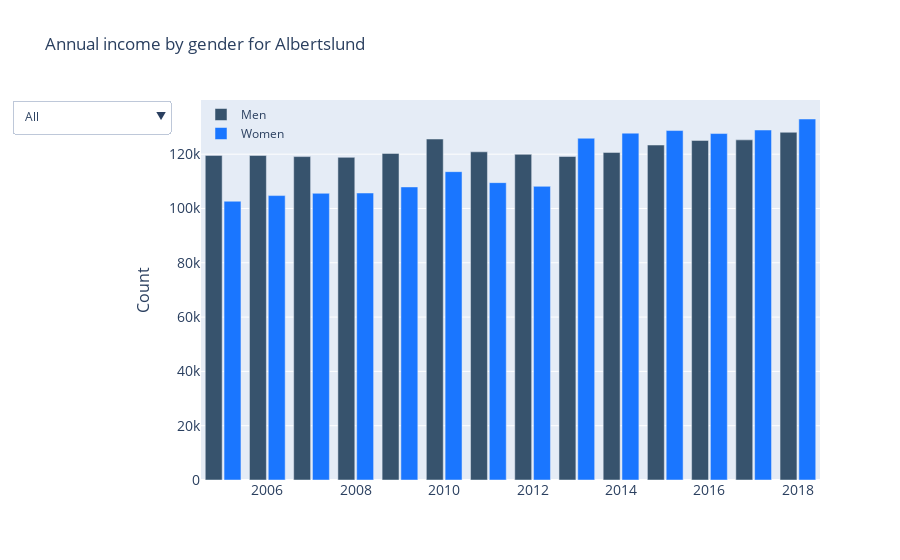

Here is the notebook cell this chart was saved with:
### Code cell
import plotly.graph_objs as go

# Define years and initial municipality for the plot
years = df_income_gender.year.unique()
municipality = df_income_gender.municipality.unique()[0]

# Get the yearly average count for men and women for the initial municipality
men_yearly_avg_count = df_income_gender[(df_income_gender.gender=='Men') & (df_income_gender.municipality==municipality)].groupby('year')['count'].mean()
women_yearly_avg_count = df_income_gender[(df_income_gender.gender=='Women') & (df_income_gender.municipality==municipality)].groupby('year')['count'].mean()

# Create the initial plot
fig = go.Figure()
fig.add_trace(go.Bar(x=years,
                y=men_yearly_avg_count,
                name='Men',
                marker_color='rgb(55, 83, 109)'
                ))
fig.add_trace(go.Bar(x=years,
                y=women_yearly_avg_count,
                name='Women',
                marker_color='rgb(26, 118, 255)'
                ))

# Define the dropdown menu
municipalities = df_income_gender.municipality.unique()
buttons = []
# Add button for all municipalities
men_yearly_avg_count_all = df_income_gender[df_income_gender.gender=='Men'].groupby('year')['count'].mean()
women_yearly_avg_count_all = df_income_gender[df_income_gender.gender=='Women'].groupby('year')['count'].mean()
buttons.append(dict(method='update',
                    label='All',
                    args=[{'x': [years]*2,
                           'y': [men_yearly_avg_count_all, women_yearly_avg_count_all],
                           'visible': [True]*2}],
                    )
             )
# Add button for each municipality
for municipality in municipalities:
    men_yearly_avg_count = df_income_gender[(df_income_gender.gender=='Men') & (df_income_gender.municipality==municipality)].groupby('year')['count'].mean()
    women_yearly_avg_count = df_income_gender[(df_income_gender.gender=='Women') & (df_income_gender.municipality==municipality)].groupby('year')['count'].mean()
    buttons.append(dict(method='update',
                        label=municipality,
                        args=[{'x': [years]*2,
                               'y': [men_yearly_avg_count, women_yearly_avg_count],
                               'visible': [True]*2}],
                        )
                 )
updatemenus = [{'buttons': buttons,
                'direction': 'down',
                'showactive': True,
                'active': 0}]

# Update the layout to add the dropdown menu and set the title
fig.update_layout(
    updatemenus=updatemenus,
    title='Annual income by gender for {}'.format(municipalities[0]),
    xaxis_tickfont_size=14,
    yaxis=dict(
        title='Count',
        titlefont_size=16,
        tickfont_size=14,
    ),
    legend=dict(
        x=0,
        y=1.0,
        bgcolor='rgba(255, 255, 255, 0)',
        bordercolor='rgba(255, 255, 255, 0)'
    ),
    barmode='group',
    bargap=0.15, # gap between bars of adjacent location coordinates.
    bargroupgap=0.1 # gap between bars of the same location coordinate.
)

fig.show()
